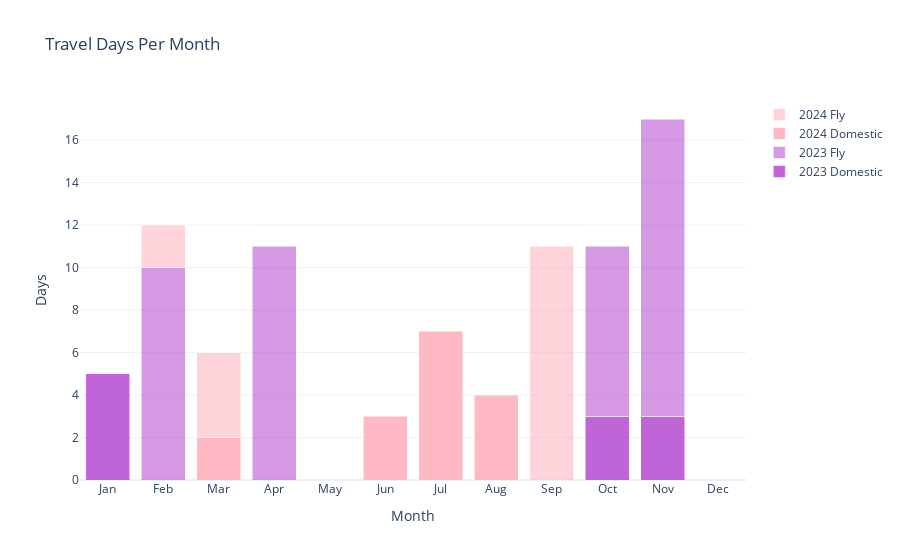

Write notebook code for a chart like this one.
### Markdown cell above
### 2023/2024 Travel Tracker

### Code cell
import plotly.graph_objs as go

x = ['Jan', 'Feb', 'Mar', 'Apr', 'May', 'Jun', 'Jul', 'Aug', 'Sep', 'Oct', 'Nov', 'Dec']
day_in_month_2023 = [31, 28, 31, 30, 31, 30, 31, 31, 30, 31, 30, 31]
day_in_month_2024 = [31, 29, 31, 30, 31, 30, 31, 31, 30, 31, 30, 31]

y2023_domestic = [5, None, None, None, None, None, None, None, None, 3, 3, None]
y2023_fly = [None, 10, None, 11, None, None, None, None, None, 8, 14, None]
y2024_domestic = [None, None, 2, None, None, 3, 7, 4, None, None, None, None]
y2024_fly = [None, 2, 4, None, None, None, None, None, 11, None, None, None]

fig = go.Figure()

fig.add_trace(go.Bar(x=x, y=y2023_domestic, name='2023 Domestic', marker_color='rgba(186, 85, 211, 0.9)')) 
fig.add_trace(go.Bar(x=x, y=y2023_fly, name='2023 Fly', marker_color='rgba(186, 85, 211, 0.6)')) 
fig.add_trace(go.Bar(x=x, y=y2024_domestic, name='2024 Domestic', marker_color='rgba(255, 182, 193, 0.95)')) 
fig.add_trace(go.Bar(x=x, y=y2024_fly, name='2024 Fly', marker_color='rgba(255, 182, 193, 0.6)'))  

fig.update_layout(
    title='Travel Days Per Month',
    xaxis_title='Month',
    yaxis_title='Days',
    barmode='stack', 
    template='plotly_white'
)

fig.show()

### Figure 1 — Plotly figure (JSON) as saved in the notebook; plotly's stock layout.template omitted (floating-point values rounded to 4 significant figures)
{"data": [{"marker": {"color": "rgba(186, 85, 211, 0.9)"}, "name": "2023 Domestic", "type": "bar", "x": ["Jan", "Feb", "Mar", "Apr", "May", "Jun", "Jul", "Aug", "Sep", "Oct", "Nov", "Dec"], "y": [5, null, null, null, null, null, null, null, null, 3, 3, null]}, {"marker": {"color": "rgba(186, 85, 211, 0.6)"}, "name": "2023 Fly", "type": "bar", "x": ["Jan", "Feb", "Mar", "Apr", "May", "Jun", "Jul", "Aug", "Sep", "Oct", "Nov", "Dec"], "y": [null, 10, null, 11, null, null, null, null, null, 8, 14, null]}, {"marker": {"color": "rgba(255, 182, 193, 0.95)"}, "name": "2024 Domestic", "type": "bar", "x": ["Jan", "Feb", "Mar", "Apr", "May", "Jun", "Jul", "Aug", "Sep", "Oct", "Nov", "Dec"], "y": [null, null, 2, null, null, 3, 7, 4, null, null, null, null]}, {"marker": {"color": "rgba(255, 182, 193, 0.6)"}, "name": "2024 Fly", "type": "bar", "x": ["Jan", "Feb", "Mar", "Apr", "May", "Jun", "Jul", "Aug", "Sep", "Oct", "Nov", "Dec"], "y": [null, 2, 4, null, null, null, null, null, 11, null, null, null]}], "layout": {"barmode": "stack", "title": {"text": "Travel Days Per Month"}, "xaxis": {"title": {"text": "Month"}}, "yaxis": {"title": {"text": "Days"}}}}
